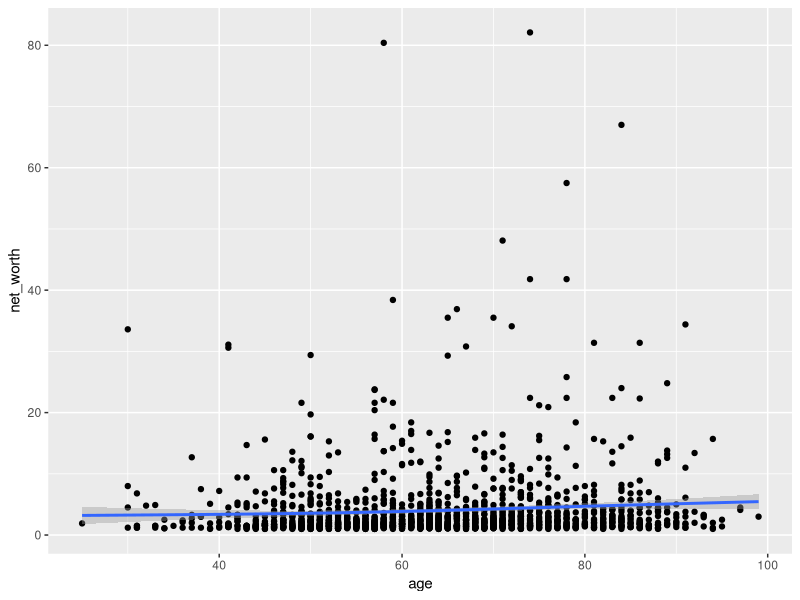
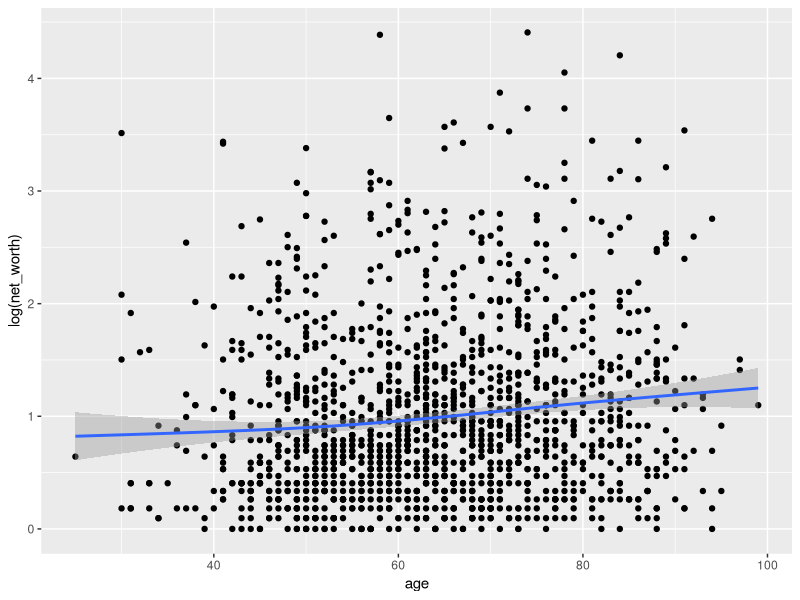

Write R code to recreate these figures, in order.
library(tidyverse)


# Q1&Q2 ----------------------------------------------------------------------

forbes <- read_csv("forbes.csv")
forbes$rank = as.numeric(gsub("\\#", "", forbes$rank ))
forbes$age = as.numeric(gsub("\\-", "", forbes$age ))
forbes$net_worth = as.numeric(gsub("\\$|B|M", "", forbes$net_worth))
rich_list <- filter(forbes, net_worth < 100)

View(rich_list)

# Q3 ----------------------------------------------------------------------

ggplot(data = rich_list) + 
  geom_point(mapping = aes(x = age, y = net_worth)) +
  geom_smooth(mapping = aes(x = age, y = net_worth ))

ggplot(data = rich_list) + 
  geom_point(mapping = aes(x = age, y = log(net_worth))) +
  geom_smooth(mapping = aes(x = age, y = log(net_worth)))

# YES, it helps observing the positive correlation. When age plotted against net_worth, since the internak of net_worth is large, it is hard to observe the relation.

# Q4 ----------------------------------------------------------------------

Differences_Countries <-
  rich_list %>%
  group_by(country) %>%
  summarize(
    count = n(),
    max_net_worth = max(net_worth),
    min_net_worth = min(net_worth),
    dif_net_worth = max_net_worth - min_net_worth) %>%
  
  filter(count >= 6) %>%
  arrange(dif_net_worth)









